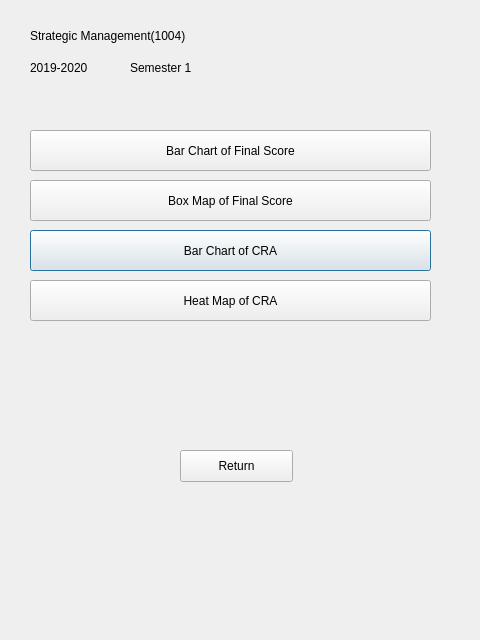
<?xml version="1.0" encoding="UTF-8"?>
<ui version="4.0">
 <class>Dialog</class>
 <widget class="QDialog" name="Dialog">
  <property name="geometry">
   <rect>
    <x>0</x>
    <y>0</y>
    <width>480</width>
    <height>640</height>
   </rect>
  </property>
  <property name="windowTitle">
   <string>Dialog</string>
  </property>
  <widget class="QLabel" name="label">
   <property name="geometry">
    <rect>
     <x>30</x>
     <y>20</y>
     <width>271</width>
     <height>31</height>
    </rect>
   </property>
   <property name="text">
    <string>Strategic Management(1004)</string>
   </property>
  </widget>
  <widget class="QLabel" name="label_2">
   <property name="geometry">
    <rect>
     <x>30</x>
     <y>60</y>
     <width>151</width>
     <height>16</height>
    </rect>
   </property>
   <property name="text">
    <string>2019-2020</string>
   </property>
  </widget>
  <widget class="QLabel" name="label_3">
   <property name="geometry">
    <rect>
     <x>130</x>
     <y>60</y>
     <width>151</width>
     <height>16</height>
    </rect>
   </property>
   <property name="text">
    <string>Semester 1</string>
   </property>
  </widget>
  <widget class="QPushButton" name="pushButton">
   <property name="geometry">
    <rect>
     <x>30</x>
     <y>230</y>
     <width>401</width>
     <height>41</height>
    </rect>
   </property>
   <property name="text">
    <string>Bar Chart of CRA</string>
   </property>
  </widget>
  <widget class="QPushButton" name="pushButton_2">
   <property name="geometry">
    <rect>
     <x>30</x>
     <y>280</y>
     <width>401</width>
     <height>41</height>
    </rect>
   </property>
   <property name="text">
    <string>Heat Map of CRA</string>
   </property>
  </widget>
  <widget class="QPushButton" name="pushButton_3">
   <property name="geometry">
    <rect>
     <x>180</x>
     <y>450</y>
     <width>113</width>
     <height>32</height>
    </rect>
   </property>
   <property name="text">
    <string>Return</string>
   </property>
  </widget>
  <widget class="QPushButton" name="pushButton_4">
   <property name="geometry">
    <rect>
     <x>30</x>
     <y>180</y>
     <width>401</width>
     <height>41</height>
    </rect>
   </property>
   <property name="text">
    <string>Box Map of Final Score</string>
   </property>
  </widget>
  <widget class="QPushButton" name="pushButton_5">
   <property name="geometry">
    <rect>
     <x>30</x>
     <y>130</y>
     <width>401</width>
     <height>41</height>
    </rect>
   </property>
   <property name="text">
    <string>Bar Chart of Final Score</string>
   </property>
  </widget>
 </widget>
 <resources/>
 <connections/>
</ui>
